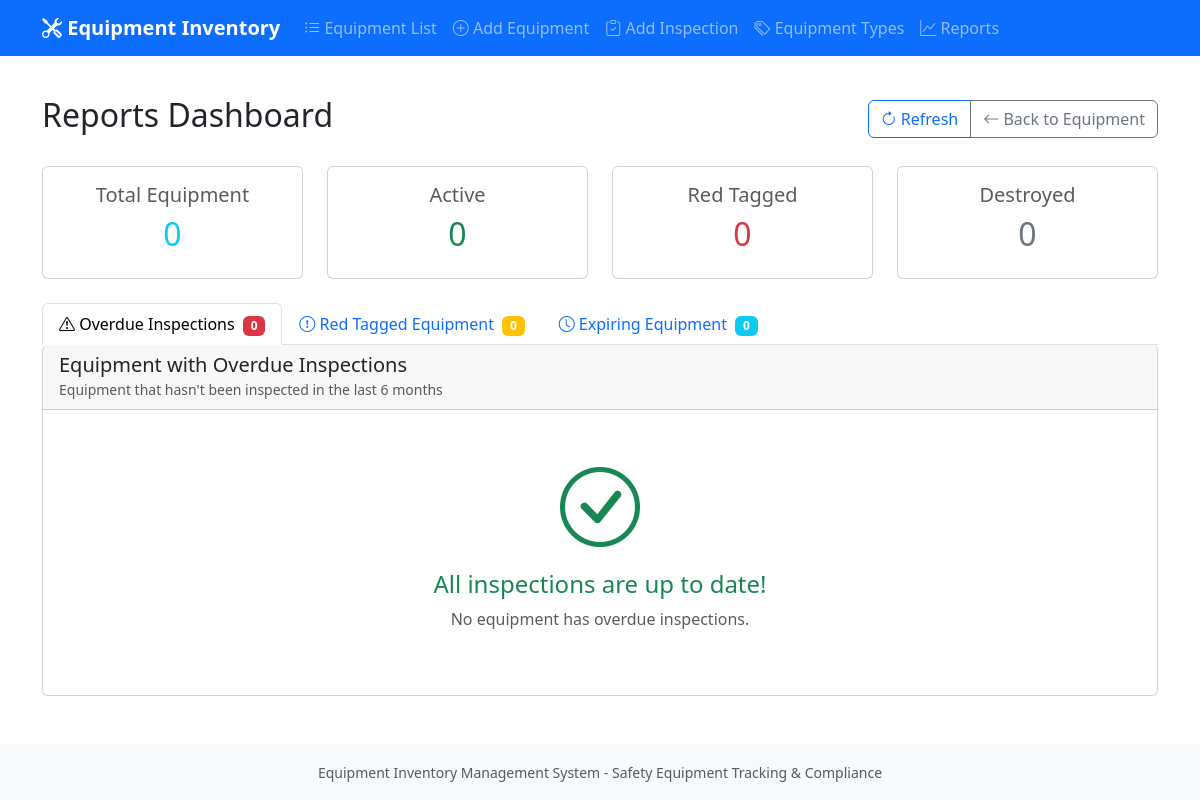
The page /reports on the database as committed earlier.
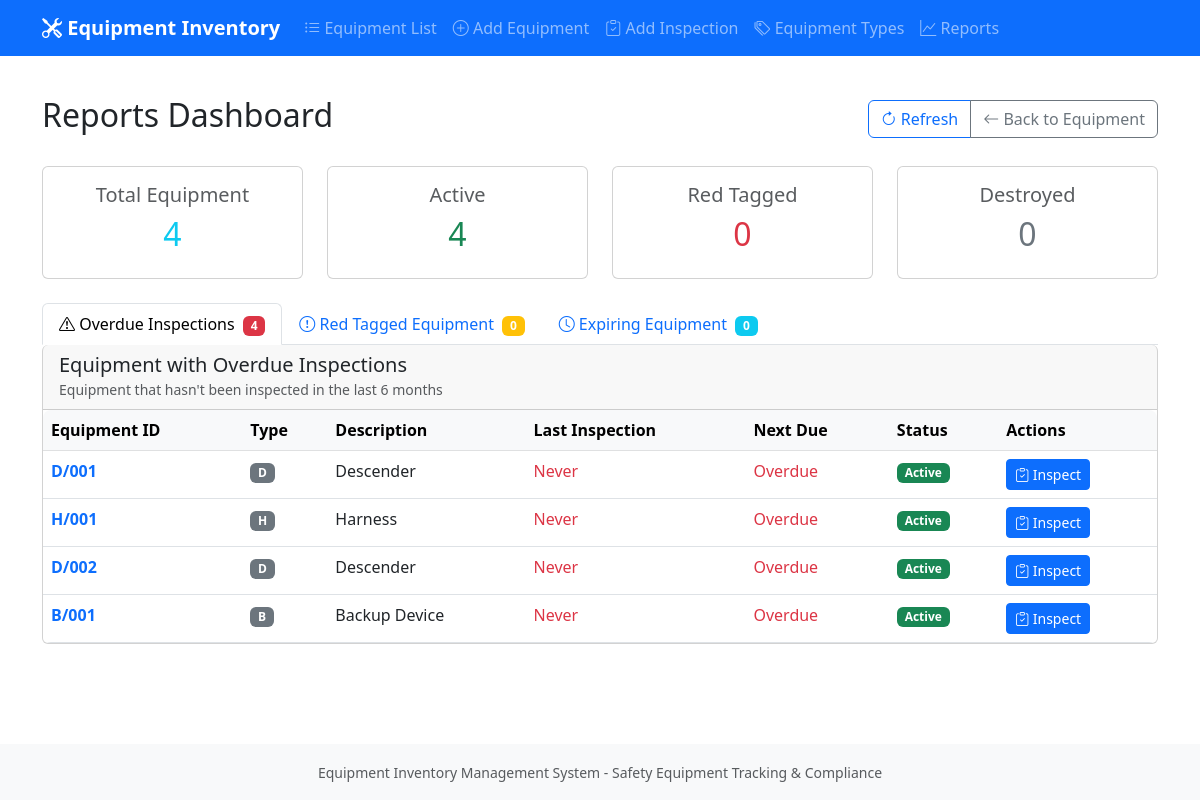
The same page on the database as committed later.
### tables this page shows
CREATE TABLE Equipment (
                equipment_id VARCHAR(8) PRIMARY KEY,
                equipment_type VARCHAR(2) NOT NULL,
                serial_number VARCHAR(50),
                purchase_date DATE,
                first_use_date DATE,
                status TEXT CHECK(status IN ('ACTIVE', 'RED_TAGGED', 'DESTROYED')) DEFAULT 'ACTIVE',
                created_at TIMESTAMP DEFAULT CURRENT_TIMESTAMP,
                FOREIGN KEY (equipment_type) REFERENCES Equipment_Types(type_code)
            );

### app.py (the view)
@app.route('/reports')
def reports():
    try:
        overdue_inspections = db_manager.get_overdue_inspections()
        red_tagged_equipment = db_manager.get_red_tagged_equipment()
        expiring_equipment = db_manager.get_expiring_soft_goods()
        all_equipment = db_manager.get_equipment_list()
        stats = {
            'total': len(all_equipment),
            'active': len([eq for eq in all_equipment if eq['status'] == 'ACTIVE']),
            'red_tagged': len([eq for eq in all_equipment if eq['status'] == 'RED_TAGGED']),
            'destroyed': len([eq for eq in all_equipment if eq['status'] == 'DESTROYED'])
        }
        return render_template('reports.html',
                             overdue_inspections=overdue_inspections,
                             red_tagged_equipment=red_tagged_equipment,
                             expiring_equipment=expiring_equipment,
                             stats=stats)
    except Exception as e:
        flash(f'Error loading reports: {str(e)}', 'error')
        return render_template('reports.html',
                             overdue_inspections=[],
                             red_tagged_equipment=[],
                             expiring_equipment=[],
                             stats={'total': 0, 'active': 0, 'red_tagged': 0, 'destroyed': 0})

### app.py (called while the page is built)
@app.template_filter('status_color')
def status_color_filter(status):
    colors = {
        'ACTIVE': 'success',
        'RED_TAGGED': 'danger',
        'DESTROYED': 'secondary'
    }
    return colors.get(status, 'dark')

### database.py (called while the page is built)
    def connect(self):
        connection = sqlite3.connect(self.db_path, check_same_thread=False)
        connection.row_factory = sqlite3.Row  # Enable column access by name
        return connection

### templates/reports.html (shortened to what the changed rows need)
{% extends "base.html" %}
{% block content %}
<div class="d-flex justify-content-between align-items-center mb-4">
    <h1 class="h2">Reports Dashboard</h1>
</div>
<div class="row mb-4">
    <div class="col-md-3">
        <div class="card text-center">
            <div class="card-body">
                <h5 class="card-title text-muted">Total Equipment</h5>
                <h2 class="text-info">{{ stats.total }}</h2>
            </div>
        </div>
    </div>
    <div class="col-md-3">
        <div class="card text-center">
            <div class="card-body">
                <h5 class="card-title text-muted">Active</h5>
                <h2 class="text-success">{{ stats.active }}</h2>
            </div>
        </div>
    </div>
    <div class="col-md-3">
        <div class="card text-center">
            <div class="card-body">
                <h2 class="text-danger">{{ stats.red_tagged }}</h2>
            </div>
        </div>
    </div>
    <div class="col-md-3">
        <div class="card text-center">
            <div class="card-body">
                <h2 class="text-secondary">{{ stats.destroyed }}</h2>
            </div>
        </div>
    </div>
</div>
<ul class="nav nav-tabs" id="reportsTab" role="tablist">
    <li class="nav-item" role="presentation">
        <button class="nav-link active" id="overdue-tab" data-bs-toggle="tab" data-bs-target="#overdue"
                type="button" role="tab" aria-controls="overdue" aria-selected="true">
            <i class="bi bi-exclamation-triangle"></i> Overdue Inspections
            <span class="badge bg-danger ms-1">{{ overdue_inspections|length }}</span>
        </button>
    </li>
</ul>
<div class="tab-content" id="reportsTabContent">
    <div class="tab-pane fade show active" id="overdue" role="tabpanel" aria-labelledby="overdue-tab">
        <div class="card border-top-0">
            <div class="card-body p-0">
                {% if overdue_inspections %}
                    <div class="table-responsive">
                        <table class="table table-hover mb-0">
                            <thead class="table-light">
                                <tr>
                                    <th>Equipment ID</th>
                                    <th>Type</th>
                                    <th>Description</th>
                                    <th>Last Inspection</th>
                                    <th>Next Due</th>
                                    <th>Status</th>
                                    <th>Actions</th>
                                </tr>
                            </thead>
                            <tbody>
                                {% for item in overdue_inspections %}
                                    <tr>
                                        <td>
                                            <a href="{{ url_for('equipment_details', equipment_id=item.equipment_id) }}"
                                               class="text-decoration-none fw-bold">
                                                {{ item.equipment_id }}
                                            </a>
                                        </td>
                                        <td><span class="badge bg-secondary">{{ item.equipment_type }}</span></td>
                                        <td>{{ item.type_description }}</td>
                                        <td>
                                            {% if item.last_inspection_date %}
                                                {{ item.last_inspection_date | date_format }}
                                            {% else %}
                                                <span class="text-danger">Never</span>
                                            {% endif %}
                                        </td>
                                        <td>
                                            {% if item.next_due_date %}
                                                {{ item.next_due_date | date_format }}
                                            {% else %}
                                                <span class="text-danger">Overdue</span>
                                            {% endif %}
                                        </td>
                                        <td>
                                            <span class="badge bg-{{ item.status | status_color }}">
                                                {{ item.status.replace('_', ' ').title() }}
                                            </span>
                                        </td>
                                        <td>
                                            <a href="{{ url_for('add_inspection', equipment_id=item.equipment_id) }}"
                                               class="btn btn-sm btn-primary">
                                                <i class="bi bi-clipboard-check"></i> Inspect
                                            </a>
                                        </td>
                                    </tr>
                                {% endfor %}
                            </tbody>
                        </table>
                    </div>
                {% else %}
                    <div class="text-center py-5">
                        <i class="bi bi-check-circle display-1 text-success"></i>
                        <h4 class="text-success mt-3">All inspections are up to date!</h4>
                        <p class="text-muted">No equipment has overdue inspections.</p>
                    </div>
                {% endif %}
            </div>
        </div>
    </div>
</div>
{% endblock %}

Rows that differ between the two databases and show on the page:
added Equipment: equipment_id "D/001", equipment_type "D", type_description "Descender", status.replace "Active"
added Equipment: equipment_id "H/001", equipment_type "H", type_description "Harness", status.replace "Active"
added Equipment: equipment_id "D/002", equipment_type "D", type_description "Descender", status.replace "Active"
added Equipment: equipment_id "B/001", equipment_type "B", type_description "Backup Device", status.replace "Active"
Other text that changed with them:
{{ stats.total }}: "0" → "4"
{{ stats.active }}: "0" → "4"
{{ overdue_inspections|length }}: "0" → "4"
text no longer shown: "All inspections are up to date! No equipment has overdue inspections."
text now shown: "Equipment ID Type Description Last Inspection Next Due Status Actions"
